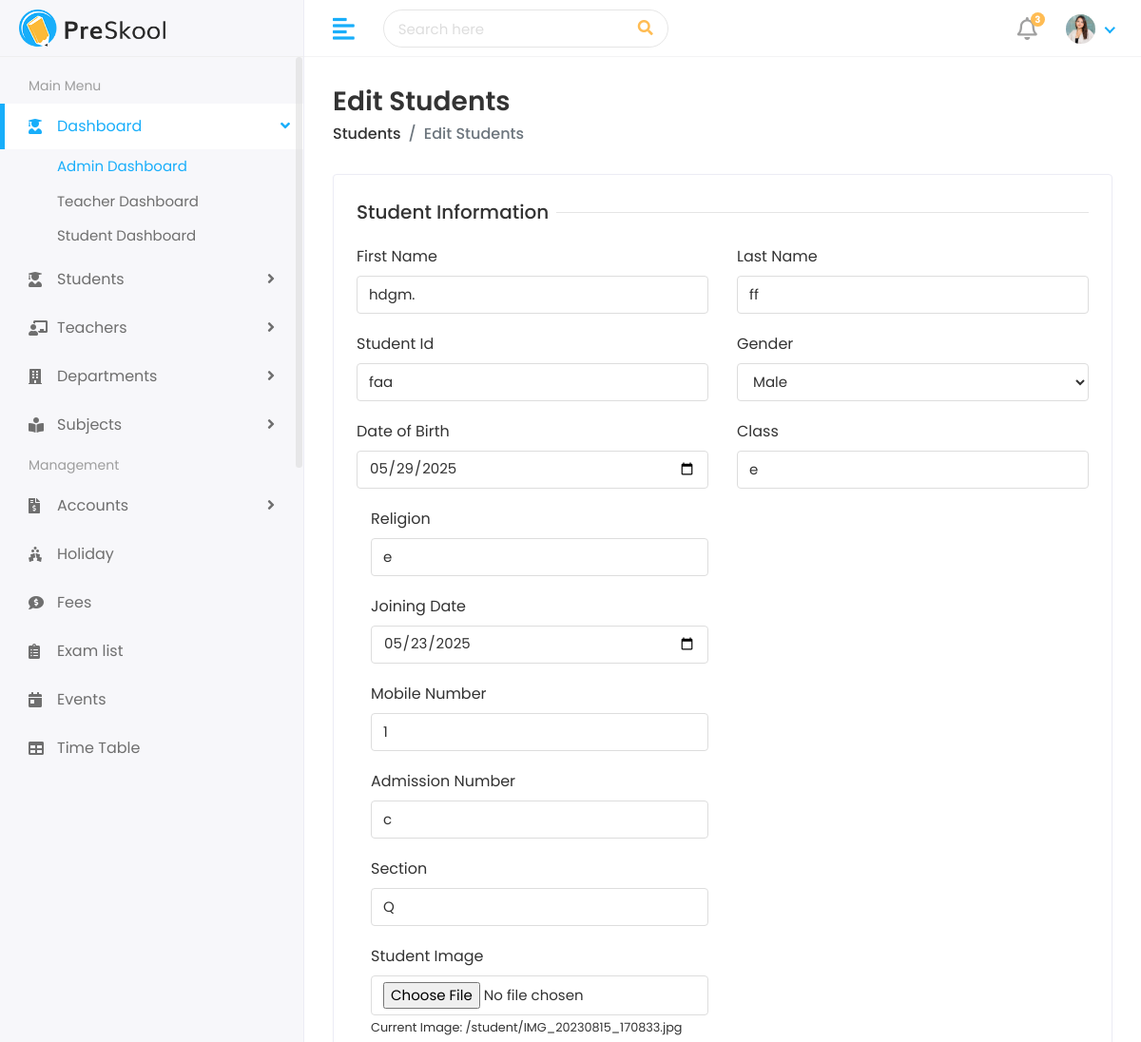
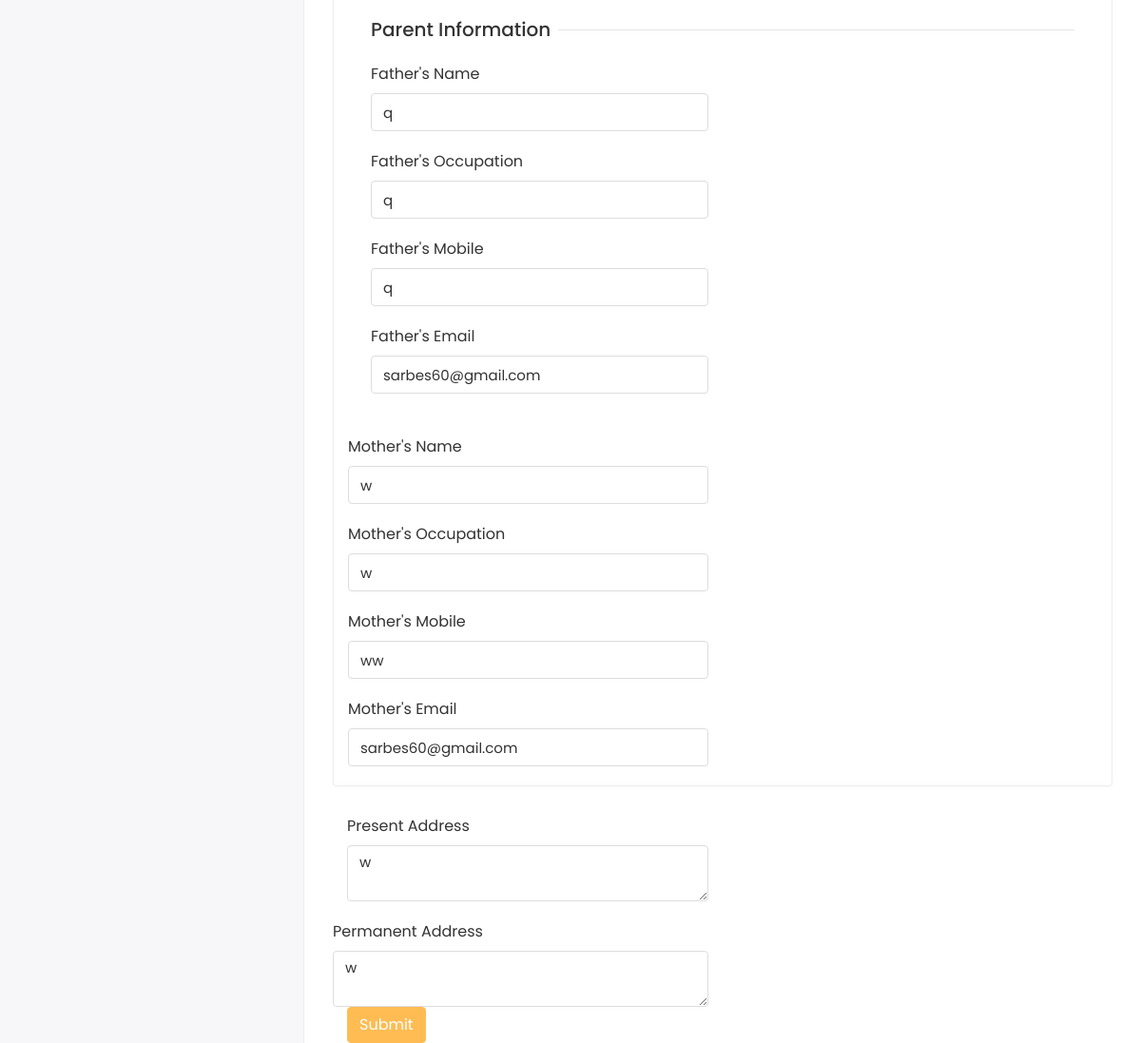
Page /student/edit/hdg-ff-faa on the committed database (2 pictures, top to bottom).
### student/models.py (models this page shows, shortened)
class Student(models.Model):
    first_name = models.CharField(max_length=100)
    last_name = models.CharField(max_length=100)
    student_id = models.CharField(max_length=100)
    gender = models.CharField(max_length=10, choices=[("Male", "Male"),("Female", "Female"),("others", "others")])
    date_of_birth = models.DateField()
    student_class = models.CharField(max_length=100)
    religion = models.CharField(max_length=20)
    joining_date = models.DateField()
    mobile_number = models.CharField(max_length=15)
    admission_number = models.CharField(max_length=15)
    section = models.CharField(max_length=15)
    student_image = models.ImageField(upload_to='student/', blank=True)
    parent = models.OneToOneField(Parent, on_delete=models.CASCADE)
    slug = models.SlugField(max_length=255, unique=True, blank=True)

class Parent(models.Model):
    father_name = models.CharField(max_length=100)
    father_occupation = models.CharField(max_length=100)
    father_mobile = models.CharField(max_length=100)
    father_email = models.EmailField(max_length=100)
    mother_name = models.CharField(max_length=100)
    mother_occupation = models.CharField(max_length=100)
    mother_mobile = models.CharField(max_length=100)
    mother_email = models.EmailField(max_length=100)
    present_location = models.TextField()
    permanent_address = models.TextField()

### student/views.py (the view, shortened to what this page needs)
# urls.py: path("edit/<str:slug>", views.edit_student, name="edit_student"),
def edit_student(request, slug):
    student = get_object_or_404(Student, slug=slug)
    parent = student.parent if hasattr(student, 'parent') else None
    return render(request, 'students/edit-student.html', {'student': student, 'parent': parent})

### templates/students/edit-student.html (shortened to what this page needs)
{% extends "Home/base.html" %}
{% load static %}
{% block body %}
         <div class="page-wrapper">
            <div class="content container-fluid">
               <div class="page-header">
                  <div class="row align-items-center">
                     <div class="col">
                        <h3 class="page-title">Edit Students</h3>
                        <ul class="breadcrumb">
                           <li class="breadcrumb-item"><a href="/students">Students</a></li>
                           <li class="breadcrumb-item active">Edit Students</li>
                        </ul>
                     </div>
                  </div>
               </div>
               <div class="row">
                  <div class="col-sm-12">
                     <div class="card">
                        <div class="card-body">
                           <form method="POST" enctype="multipart/form-data">
                              <div class="row">
                                 <div class="col-12">
                                    <h5 class="form-title"><span>Student Information</span></h5>
                                 </div>
                                 <div class="col-12 col-sm-6">
                                    <div class="form-group">
                                       <label>First Name</label>
                                       <input type="text" class="form-control" name="first_name" value="{{ student.first_name }}">
                                    </div>
                                 </div>
                                 <div class="col-12 col-sm-6">
                                    <div class="form-group">
                                       <label>Last Name</label>
                                       <input type="text" class="form-control" name="last_name" value="{{ student.last_name}}">
                                    </div>
                                 </div>
                                 <div class="col-12 col-sm-6">
                                    <div class="form-group">
                                       <label>Student Id</label>
                                       <input type="text" class="form-control" name="student_id" value="{{student.student_id}}">
                                    </div>
                                 </div>
                                 <div class="col-12 col-sm-6">
                                    <div class="form-group">
                                       <label>Gender</label>
                                       <select class="form-control" name="gender">
                                             <option value="Male" {% if student.gender == 'Male' %}selected{% endif %}>Male</option>
                                       </select>
                                    </div>
                                 </div>
                                 <div class="col-12 col-sm-6">
                                    <div class="form-group">
                                       <label>Date of Birth</label>
                                       <div>
                                          <input type="date" class="form-control" name="date_of_birth" value="{{ student.date_of_birth|date:'Y-m-d'}}">
                                       </div>
                                    </div>
                                 </div>
                                 <div class="col-12 col-sm-6">
                                    <class="form-group">
                                       <label>Class</label>
                                       <input type="text" name="student_class" class="form-control" value="{{ student.student_class }}">
                                    </div>
                                 </div>
                                 <div class="col-12 col-sm-6">
                                    <div class="form-group">
                                       <label>Religion</label>
                                       <input type="text" name="religion" class="form-control" value="{{ student.religion }}">
                                    </div>
                                 </div>
                                 <div class="col-12 col-sm-6">
                                    <div class="form-group">
                                       <label>Joining Date</label>
                                       <div>
                                          <input type="date" name="joining_date" class="form-control" value="{{ student.joining_date|date:'Y-m-d'}}">
                                    </div>
                                    </div>
                                 </div>
                                 <div class="col-12 col-sm-6">
                                    <div class="form-group">
                                       <label>Mobile Number</label>
                                       <input type="text" name="mobile_number" class="form-control" value="{{ student.mobile_number }}">
                                    </div>
                                 </div>
                                 <div class="col-12 col-sm-6">
                                    <div class="form-group">
                                       <label>Admission Number</label>
                                       <input type="text" name="admission_number" class="form-control" value="{{ student.admission_number }}">
                                    </div>
                                 </div>
                                 <div class="col-12 col-sm-6">
                                    <div class="form-group">
                                       <label>Section</label>
                                       <input type="text" name="section" class="form-control" value="{{ student.section }}">
                                    </div>
                                 </div>
                                 <div class="col-12 col-sm-6">
                                    <div class="form-group">
                                       <label>Student Image</label>
                                       <input type="file" name="student_image" class="form-control">
                                        <small>Current Image: {{ student.student_image.url }}</small>
                                    </div>
                                 </div>
                                 <div class="col-12">
                                    <h5 class="form-title"><span>Parent Information</span></h5>
                                 </div>
                                 <div class="col-12 col-sm-6">
                                    <div class="form-group">
                                       <label>Father's Name</label>
                                       <input type="text" name="father_name" class="form-control" value="{{ parent.father_name }}">
                                    </div>
                                 </div>
                                 <div class="col-12 col-sm-6">
                                    <div class="form-group">
                                       <label>Father's Occupation</label>
                                       <input type="text" name="father_occupation" class="form-control" value="{{ parent.father_occupation }}">
                                    </div>
                                 </div>
                                 <div class="col-12 col-sm-6">
                                    <div class="form-group">
                                       <label>Father's Mobile</label>
                                        <input type="text" name="father_mobile" class="form-control" value="{{ parent.father_mobile }}">
                                    </div>
                                 </div>
                                 <div class="col-12 col-sm-6">
                                    <div class="form-group">
                                       <label>Father's Email</label>
                                       <input type="email" name="father_email" class="form-control" value="{{ parent.father_email }}">
                                    </div>
                                    </div>
                                 </div>
                                 <div class="col-12 col-sm-6">
                                    <div class="form-group">
                                       <label>Mother's Name</label>
                                       <input type="text" name="mother_name" class="form-control" value="{{ parent.mother_name }}">
                                    </div>
                                 </div>
                                 <div class="col-12 col-sm-6">
                                    <div class="form-group">
                                       <label>Mother's Occupation</label>
                                       <input type="text" name="mother_occupation" class="form-control" value="{{ parent.mother_occupation }}">
                                    </div>
                                 </div>
                                 <div class="col-12 col-sm-6">
                                    <div class="form-group">
                                       <label>Mother's Mobile</label>
                                       <input type="text" name="mother_mobile" class="form-control" value="{{ parent.mother_mobile }}">
                                    </div>
                                 </div>
                                 <div class="col-12 col-sm-6">
                                    <div class="form-group">
                                       <label>Mother's Email</label>
                                       <input type="email" name="mother_email" class="form-control" value="{{ parent.mother_email }}">
                                    </div>
                                    </div>
                                 </div>
                                 <div class="col-12 col-sm-6">
                                    <div class="form-group">
                                       <label>Present Address</label>
                                       <textarea name="present_location" class="form-control">{{ parent.present_location }}</textarea>
                                    </div>
                                    </div>
                                 </div>
                                 <div class="col-12 col-sm-6">
                                    <class="form-group">
                                       <label>Permanent Address</label>
                                       <textarea name="permanent_address" class="form-control">{{ parent.permanent_address }}</textarea>
                                    </div>
                                 </div>
                                 <div class="col-12">
                                    <button type="submit" class="btn btn-primary">Submit</button>
                                 </div>
                              </div>
                        </div>
                     </div>
   </body>
</html>
{% endblock %}

### static/assets/css/style.css (style rules this page uses)
html { height: 100%; }
body { background-color: #fff; color: #333; font-family: 'Poppins', sans-serif; font-size: 1rem; height: 100%; line-height: 1.5; overflow-x: hidden; }
h1, h2, h3, h4, h5, h6 { font-family: 'Poppins', sans-serif; margin-top: 0; }
.form-control { border: 1px solid #ddd; box-shadow: none; color: #333; font-size: 15px; height: 40px; }
input, input:focus, button, button:focus { outline: none; }
input[type="file"] { height: auto; min-height: calc(1.5em + .75rem + 2px); }
input[type=text], input[type=password] { -webkit-appearance: none; -moz-appearance: none; appearance: none; }
textarea.form-control { resize: vertical; }
.form-group { margin-bottom: 1.25rem; }
ul, ol { padding: 0px; list-style: none; }
.btn-primary { background-color: #FFBC53; border: 1px solid #FFBC53; }
.card { border: 1px solid #ececf5; box-shadow: 0 1px 3px 0 rgba(0, 0, 0, 0.03); margin-bottom: 1.875rem; }
.card-body { padding: 1.5rem; }
.page-wrapper { margin-left: 320px; padding-top: 60px; position: relative; transition: all 0.4s ease; }
.page-wrapper > .content { padding: 1.875rem 1.875rem 0; }
.page-header { margin-bottom: 1.875rem; }
.page-header .breadcrumb { background-color: transparent; color: #6c757d; font-size: 1rem; font-weight: 500; margin-bottom: 0; padding: 0; }
.page-header .breadcrumb a { color: #333; }
.page-title { font-size: 28px; font-weight: 600; color: #333; margin-bottom: 5px; }
.form-title { width: 100%; max-width: 100%; padding: 0; font-size: 1.25rem; font-weight: 500; line-height: inherit; color: #333; white-space: normal; position: relative; display: block; margin-bottom: 20px; }
.form-title:before { content: ""; position: absolute; left: 0px; right: 0px; height: 1px; top: 50%; background-color: rgba(0, 0, 0, 0.1); }
.form-title span { padding: 0px 0.5rem 0 0; background-color: #fff; display: inline-block; z-index: 2; position: relative; }

### rows in the picture
Student: first_name "hdgm.", last_name "ff", student_id "faa", gender "Male", date_of_birth "05/29/2025", student_class "e", religion "e", joining_date "05/23/2025", mobile_number "1", admission_number "c", section "Q", student_image "/student/IMG_20230815_170833.jpg"
Parent: father_name "q", father_occupation "q", father_mobile "q", father_email "sarbes60@gmail.com", mother_name "w", mother_occupation "w", mother_mobile "ww", mother_email "sarbes60@gmail.com", present_location "w", permanent_address "w"
